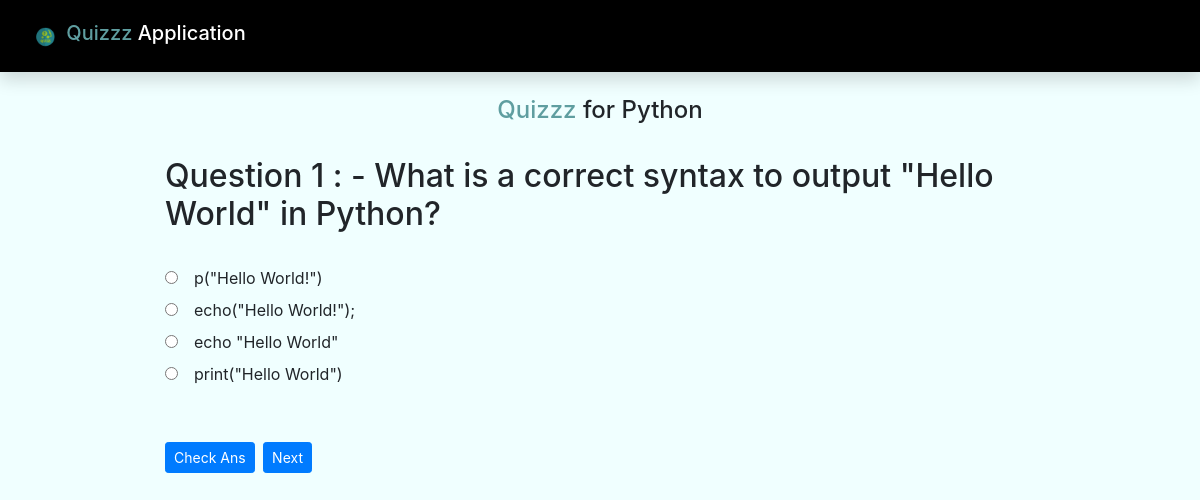
The app's page /quiz/1 with its own data.
### App/models.py (models this page shows, shortened)
class Question(models.Model):
    course = models.ForeignKey(Course, on_delete=models.CASCADE)
    question = models.CharField(max_length=300)
    option_1 = models.CharField(max_length=100)
    option_2 = models.CharField(max_length=100)
    option_3 = models.CharField(max_length=100)
    option_4 = models.CharField(max_length=100)
    answer = models.CharField(max_length=100)

class Course(models.Model):
    course_name = models.CharField(max_length=100)
    description = models.TextField(max_length=600, blank=True)
    def __str__(self):
        return self.course_name

### App/views.py (the view)
# urls.py: path('quiz/<id>', quiz, name='quiz'),
def quiz(request, id):
    ques = Question.objects.filter(course=id)
    pagination = Paginator(ques, 1)
    page_number = request.GET.get('page')
    questions = Paginator.get_page(pagination, page_number)
    context = {
        'Course': ques,
        'questions': questions
    }
    return render(request, 'quiz.html', context)

### templates/quiz.html (shortened to what this page needs)
{% extends 'base.html' %}
{% block content %}
<div class="container w-75">
        {% for q in questions %}
                <br><h4 class="text-center"><span style="color: cadetblue" >Quizzz</span> for {{q.course}}</h4><br>
                    <h2> Question {{ questions.number }} : - {{q.question}}</h2><br>
                <form>
                    <div class="radio">
                        <label><input type="radio" id="option1"  class="rb mr-3" name="name" value="{{q.option_1}}">{{q.option_1}}</label>
                    </div>
                    <div class="radio">
                        <label><input type="radio" id="option2"  class="rb mr-3" name="name" value="{{q.option_2}}">{{q.option_2}}</label>
                    </div>
                    <div class="radio">
                        <label><input type="radio" id="option3"  class="rb mr-3" name="name" value="{{q.option_3}}">{{q.option_3}}</label>
                    </div>
                    <div class="radio">
                        <label><input type="radio" id="option4"  class="rb mr-3" name="name" value="{{q.option_4}}">{{q.option_4}}</label>
                    </div>
                </form>
        {% endfor %}
     <div>
       <b><label id="user_answer"></label></b><br>
     </div>
     <div  class="row row-cols-1 row-cols-sm-2 row-cols-md-3">
         <div class="col mb-4">
             <br>
             <input  class="btn btn-primary btn-sm" type="submit" value="Check Ans" id="save_ans" onclick="getAnswer();">
            {% if questions.has_next %}
                <a href="?page={{ questions.next_page_number }}"><button class="btn btn-primary btn-sm ml-1" id="submitAnswer">Next</button> </a>
            {% else %}
             <a href="{% url 'result' %}"><button class="btn btn-primary btn-sm ml-1"
                                                                        id="submitQuiz">End Quiz</button> </a>
            {% endif %}
         </div>
     </div>
</div>
{% endblock %}

### records on screen
Question: course "Python", number "1", question "What is a correct syntax to output \"Hello World\" in Python?", option_1 "p(\"Hello World!\")", option_2 "echo(\"Hello World!\");", option_3 "echo \"Hello World\"", option_4 "print(\"Hello World\")"
